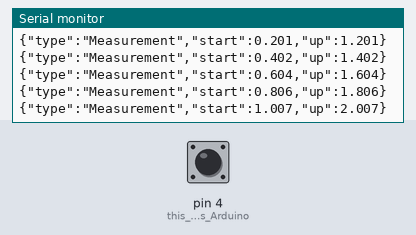
This sketch was run on a simulated Arduino Uno, built for the host (arithmetic inside an expression is 32-bit, double 64-bit). On the bench: the last lines printed to the serial monitor. The test bench sets the inputs (shaded band); at power-on: pin 4 (this_enables_Arduino) HIGH. Random numbers use the default seed unless the sketch sets one.

Above: at 1.2 s.
1.3 s: pin 4 (this_enables_Arduino) pulled LOW for 0.15 s
At 1.61 s:
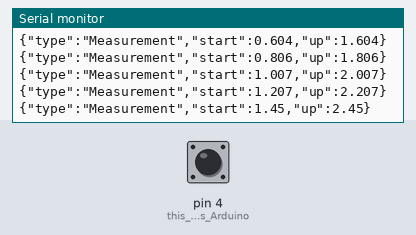
2.9 s: pin 4 (this_enables_Arduino) pulled LOW for 1 s
At 4.06 s:
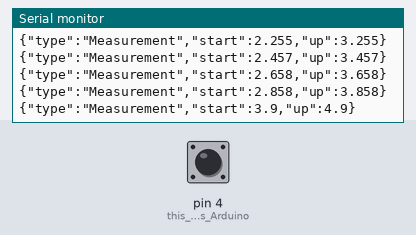
5.4 s: pin 4 (this_enables_Arduino) pulled LOW for 0.15 s
At 5.71 s:
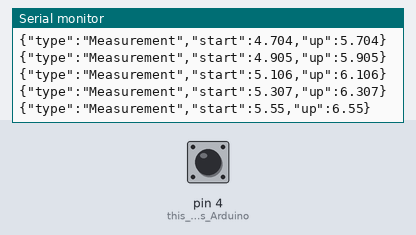

The sketch:

Smart_pull-up_bar_BT_button_code.ino
```cpp
#include <SoftwareSerial.h>
#include <ArduinoJson.h>
SoftwareSerial Bluetooth (7,8); // RX and TX Pins
const size_t bufferSize = JSON_OBJECT_SIZE(3);
String output;
int button;
float Timerino;
int state = 0;
boolean first = true;
long lastDebounce = 0;

void BufferCreator(){
  if (first){          // this is the initial package which is only sent once
    DynamicJsonBuffer jsonBuffer(bufferSize);
    JsonObject& root = jsonBuffer.createObject();
    root["type"] = "Initial";
    root["machine_ID"] = 1;
    root["weight"] = 85.5;
    root.printTo(output);

    first = false;
    sendData();
  }

  else{                         // after the initial package button press will send pull-up data
    DynamicJsonBuffer jsonBuffer(bufferSize);
    JsonObject& root = jsonBuffer.createObject();
    root["type"] = "Measurement";
    root["start"] = Timerino/1000;
    root["up"] = Timerino/1000 + random(1,2); // this just randomises the down time so there is slight variation. don't press the button too fast or otherwize
    root.printTo(output);                       // the downtime might be later than the beginning of the next pull up
  }
}

void sendData() {
  Bluetooth.print(output);
  Serial.println(output);
  output="";
}

void setup() {
  Bluetooth.begin(9600);
  Serial.begin(9600);
  pinMode(4,INPUT_PULLUP); // this enables Arduino's internal pull up resistor so you don't need to get an external resistor to your button circuit

  BufferCreator();
}


void loop() {


      Timerino = millis();
      button = digitalRead(4);

      if(button == HIGH && millis() - lastDebounce > 200) {
        lastDebounce = millis();
        BufferCreator();
        sendData();
      }


}
```

Measured:
- after the input at 1.3 s, the serial monitor: prints a new line after 0.15 s (image 1)
- after the input at 2.9 s, the serial monitor: prints a new line after 1.0 s (image 2)
- after the input at 5.4 s, the serial monitor: prints a new line after 0.15 s (image 3)
